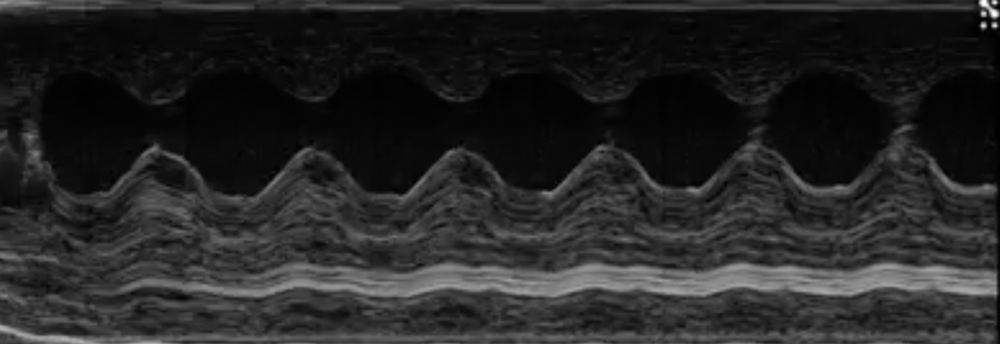
#> input picture test_local.png, 1000 x 344 px, shrunk from 1998 x 688 before the run
$ python test.py   (older library calls are emulated)
#> lines starting #> are read from the running program, lines starting #| are printed output that depends on the picture; after the words box and inside, x2 and y2 are one past the last pixel; in counts of white or black regions, pixels touching at a corner belong together


import cv2
import numpy as np
import matplotlib.pyplot as plt

image = cv2.imread("test_local.png")
#> image is the input picture: shape (344, 1000, 3); mean B, G, R 37.4, 37.4, 37.4

gray = cv2.cvtColor(image,cv2.COLOR_BGR2GRAY)
blur = cv2.GaussianBlur(gray,(5,5),0)

thresh = cv2.adaptiveThreshold(blur,255,1,1,11,2)
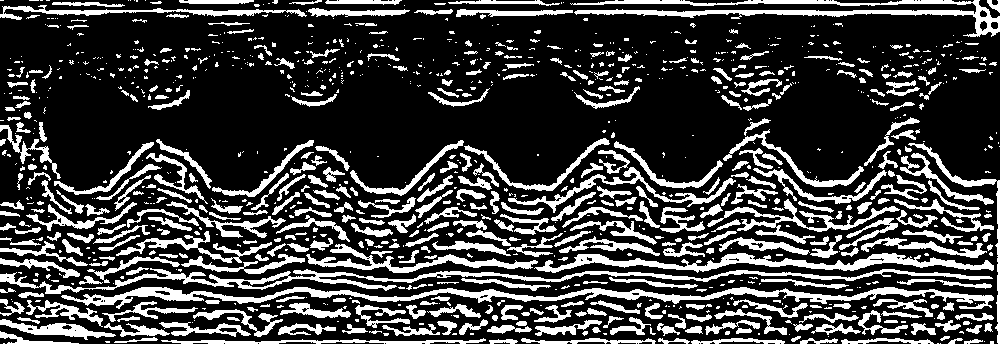
#> thresh: shape (344, 1000); 24.7% white; 1050 white regions (619 under 20 px)

contours, hierarchy = cv2.findContours(thresh, cv2.RETR_TREE, cv2.CHAIN_APPROX_SIMPLE)
#> contours = 1150 contours, 802 with area under 20; largest, box (x1, y1, x2, y2) and area: (61, 287, 994, 309) 4512, (0, 268, 993, 294) 3366, (570, 0, 1000, 37) 2883, (534, 253, 994, 273) 2666, (306, 244, 538, 273) 1272

# load the image
image = cv2.imread("test_local.png", 1)

# red color boundaries [B, G, R]
lower = [1, 0, 20]
upper = [60, 40, 220]

# create NumPy arrays from the boundaries
lower = np.array(lower, dtype="uint8")
upper = np.array(upper, dtype="uint8")

# find the colors within the specified boundaries and apply
# the mask
mask = cv2.inRange(image, lower, upper)
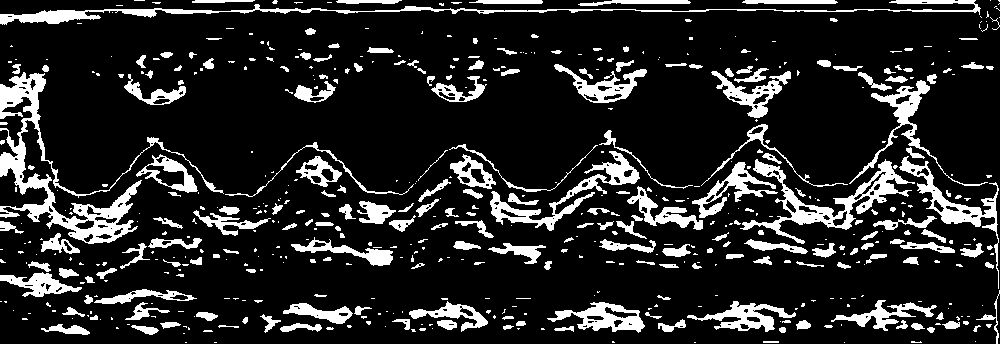
#> mask: shape (344, 1000); 15.3% white; 559 white regions (341 under 20 px)
output = cv2.bitwise_and(image, image, mask=mask)
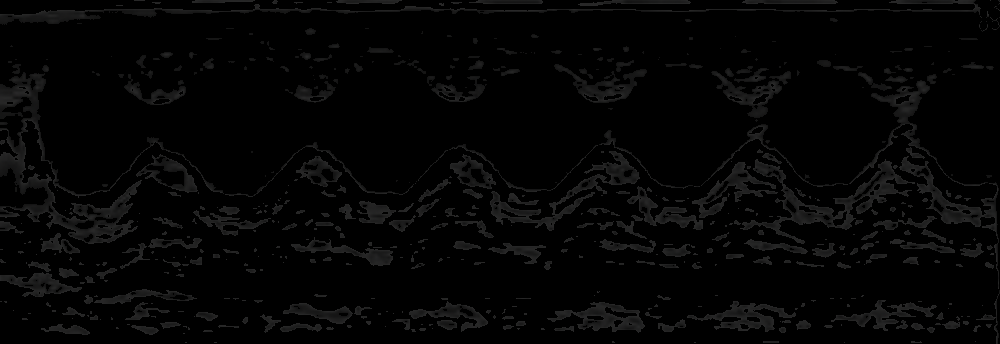
#> output: shape (344, 1000, 3); mean B, G, R 4.7, 4.7, 4.7

ret,thresh = cv2.threshold(mask, 40, 255, 0)
if (int(cv2.__version__[0]) > 3):
    contours, hierarchy = cv2.findContours(thresh, cv2.RETR_EXTERNAL, cv2.CHAIN_APPROX_NONE)
#> contours = 559 contours, 403 with area under 20; largest, box (x1, y1, x2, y2) and area: (0, 72, 224, 244) 5308, (740, 159, 915, 244) 3070, (0, 0, 981, 25) 2164, (490, 151, 640, 231) 2052, (899, 156, 999, 289) 1692
else:
    im2, contours, hierarchy = cv2.findContours(thresh, cv2.RETR_EXTERNAL, cv2.CHAIN_APPROX_NONE)

if len(contours) != 0:
    # draw in blue the contours that were founded
    cv2.drawContours(output, contours, -1, 255, 3)
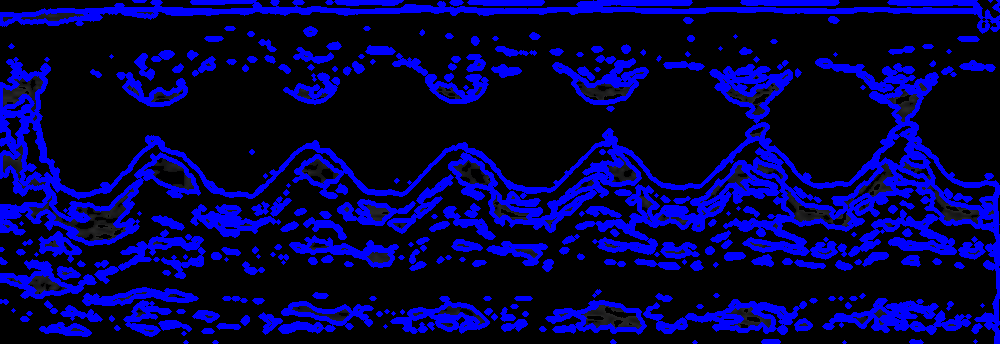
#> output: shape (344, 1000, 3); mean B, G, R 68.1, 0.9, 0.9

    # find the biggest countour (c) by the area
    c = max(contours, key = cv2.contourArea)
#> c = contour of 1767 points, box (x1, y1, x2, y2) (0, 72, 224, 244), area 5308
    x,y,w,h = cv2.boundingRect(c)
#> x = 0; y = 72; w = 224; h = 172

    # draw the biggest contour (c) in green
    cv2.rectangle(output,(x,y),(x+w,y+h),(0,255,0),2)
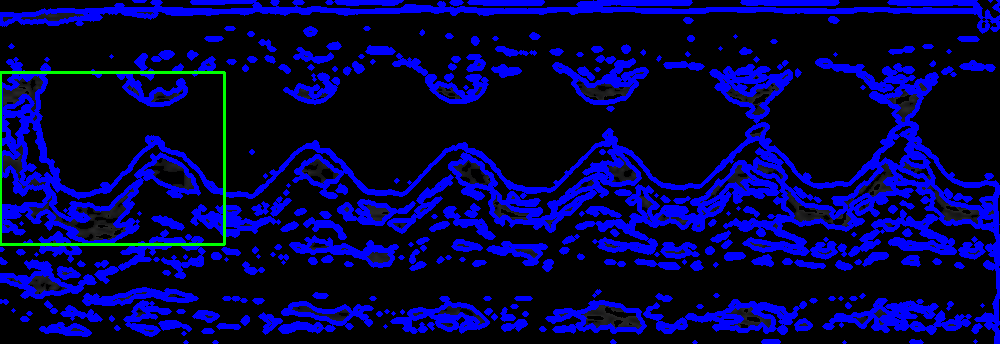
#> output: shape (344, 1000, 3); 0.64% of pixels changed, all inside (x1, y1, x2, y2) = (0, 71, 226, 246)

# show the images
cv2.imshow("Result", np.hstack([image, output]))
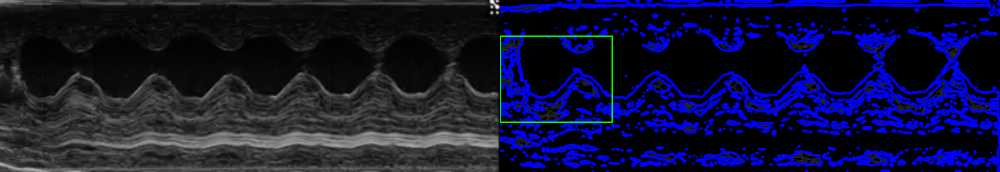
#> window 'Result': shape (344, 2000, 3) (shown at 1/2 size); mean B, G, R 52.4, 20, 19.2
